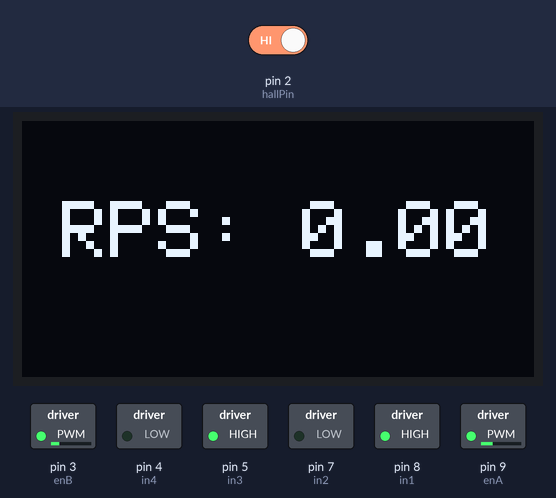
Bench run of a sketch on a simulated Arduino Uno, built with avr-gcc and run on an emulated ATmega328P. Shown: 128×64 one-colour display, switched loads named in the sketch (green lamp = pin HIGH). Inputs (shaded band) come from the test bench; at power-on: pin 2 (hallPin) HIGH. What the sketch prints to the serial monitor is not drawn.

Above: at 1.68 s.
1.7 s: pin 2 (hallPin) driven LOW
At 2.19 s:
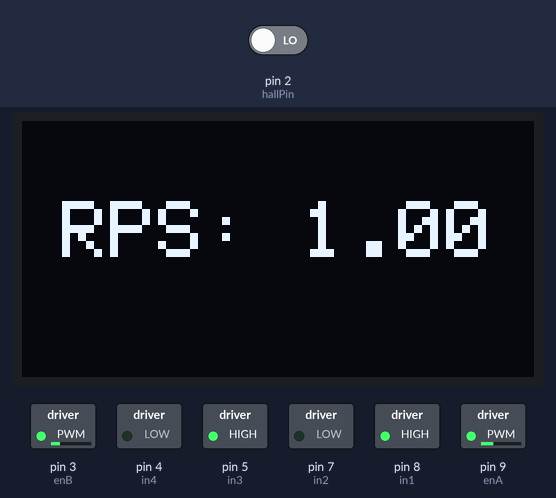
Timing chart, 0 to 9.9 s (numbered marks = the images above; inputs shaded):
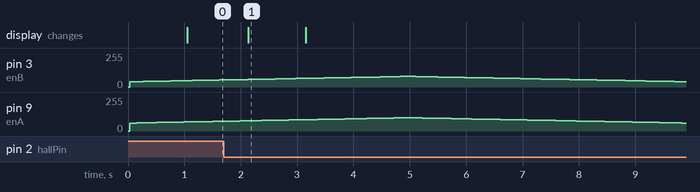

Measured:
- after the input at 1.7 s, the display: changes after 0.43 s (image 1)
- by itself, pin 3 (enB): rises from 53/255 to 80/255 in 3.2 s, then falls to 40/255 in 4.9 s
- by itself, pin 9 (enA): rises from 73/255 to 100/255 in 3.2 s, then falls to 60/255 in 4.9 s

The sketch:

motor.ino
```cpp
#include <Wire.h>
#include <Adafruit_GFX.h>
#include <Adafruit_SSD1306.h>

// OLED display
Adafruit_SSD1306 display(128, 64, &Wire, -1);

// ----- Motor A -----
int enA = 9;
int in1 = 8;
int in2 = 7;

// ----- Motor B -----
int enB = 3;
int in3 = 5;
int in4 = 4;

// ---- Speed Limits ----
float minA = 60, maxA = 100, speedA = minA, stepA = 0.25;
float minB = 40, maxB = 80,  speedB = minB, stepB = 0.25;

// ---- Hall Sensor ----
int hallPin = 2;
volatile int pulseCount = 0;

unsigned long lastTime = 0;
float rps = 0;

// ---- Hall Interrupt ----
void hallISR() {
  pulseCount++;
}

void setup() {
  Serial.begin(9600);

  // ---- OLED Init ----
  display.begin(SSD1306_SWITCHCAPVCC, 0x3C);
  display.clearDisplay();
  display.setTextSize(2);
  display.setTextColor(WHITE);

  // Motor pins
  pinMode(in1, OUTPUT);
  pinMode(in2, OUTPUT);
  pinMode(in3, OUTPUT);
  pinMode(in4, OUTPUT);
  pinMode(enA, OUTPUT);
  pinMode(enB, OUTPUT);

  // Hall pin
  pinMode(hallPin, INPUT);
  attachInterrupt(digitalPinToInterrupt(hallPin), hallISR, FALLING);

  // Motor direction
  digitalWrite(in1, HIGH);
  digitalWrite(in2, LOW);
  digitalWrite(in3, HIGH);
  digitalWrite(in4, LOW);
}

void loop() {

  // ---- Smooth Motor A ----
  analogWrite(enA, (int)speedA);
  speedA += stepA;
  if (speedA >= maxA || speedA <= minA) stepA = -stepA;

  // ---- Smooth Motor B ----
  analogWrite(enB, (int)speedB);
  speedB += stepB;
  if (speedB >= maxB || speedB <= minB) stepB = -stepB;

  // ---- RPS Calculation ----
  if (millis() - lastTime >= 1000) {
    noInterrupts();
    int count = pulseCount;
    pulseCount = 0;
    interrupts();

    rps = count;

    Serial.print("RPS: ");
    Serial.println(rps);

    // ---- OLED Display ----
    display.clearDisplay();
    display.setCursor(10, 20);
    display.print("RPS: ");
    display.print(rps);
    display.display();

    lastTime = millis();
  }

  delay(30);
}
```
